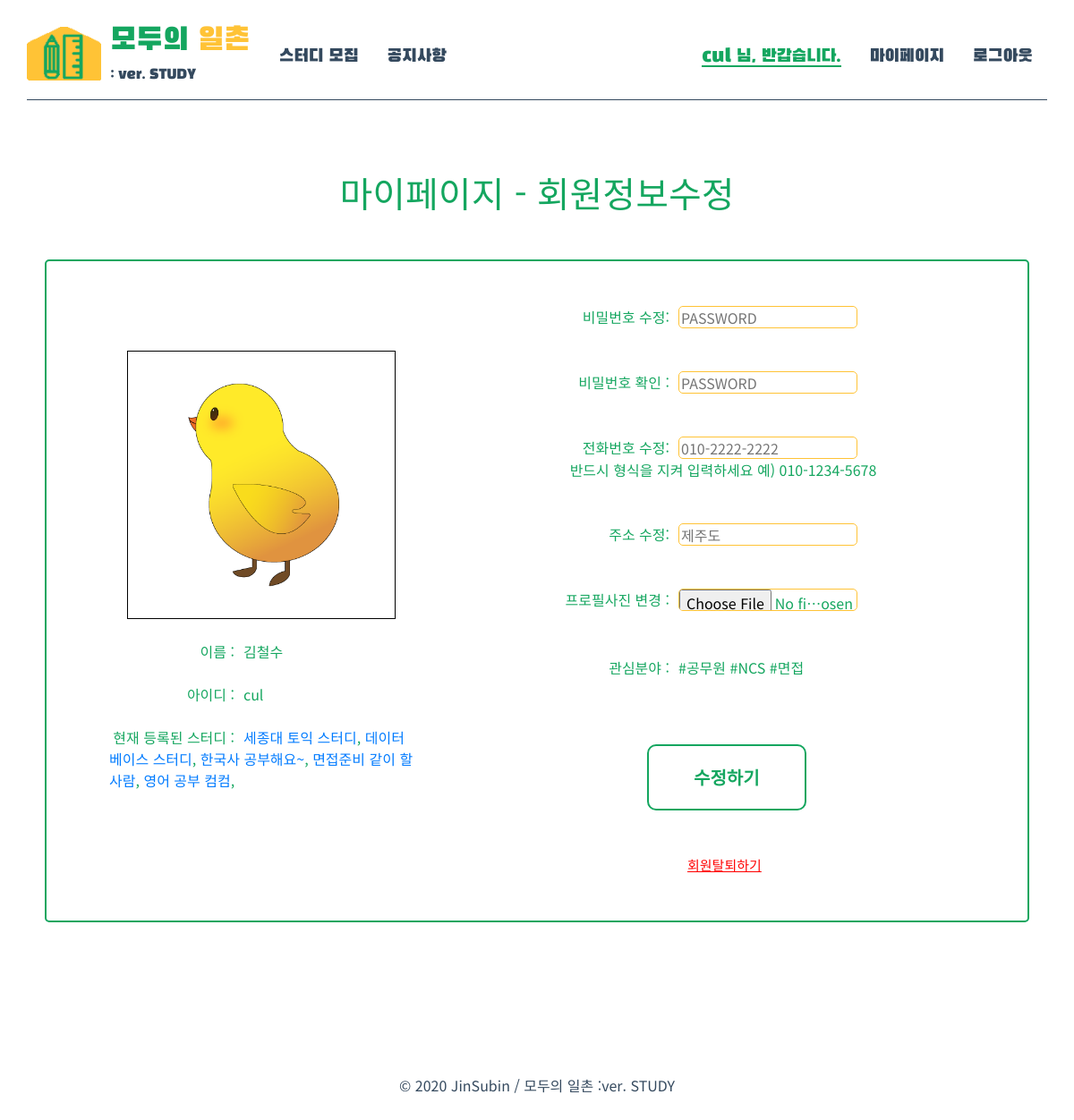
Screenshot of /source/php/Index/mypage.php (signed in) with the database file from the repository.
### tables this page shows
CREATE TABLE `member` (
  `mem_num` int(8) unsigned zerofill NOT NULL AUTO_INCREMENT,
  `id` varchar(20) NOT NULL,
  `pw` varchar(20) NOT NULL,
  `name` varchar(10) NOT NULL,
  `phone_num` char(13) NOT NULL,
  `address` varchar(50) DEFAULT NULL,
  `gender` char(1) NOT NULL,
  `profile_img` mediumblob,
  PRIMARY KEY (`mem_num`)
);

CREATE TABLE `study` (
  `study_num` int(8) unsigned zerofill NOT NULL AUTO_INCREMENT,
  `study_name` varchar(20) NOT NULL,
  `field` varchar(20) NOT NULL,
  `host_id` varchar(20) NOT NULL,
  `introduction` text NOT NULL,
  `meeting_type` varchar(10) NOT NULL,
  `location` varchar(50) NOT NULL,
  `late_fee` int NOT NULL,
  `deadline` date NOT NULL,
  PRIMARY KEY (`study_num`)
);

CREATE TABLE `interests` (
  `no` int NOT NULL AUTO_INCREMENT,
  `mem_num` int(8) unsigned zerofill NOT NULL,
  `interest` varchar(20) NOT NULL,
  PRIMARY KEY (`no`),
  KEY `mem_num` (`mem_num`),
  CONSTRAINT `interests_ibfk_1` FOREIGN KEY (`mem_num`) REFERENCES `member` (`mem_num`) ON DELETE CASCADE ON UPDATE CASCADE
);

### source/php/Index/mypage.php (the view)
<!DOCTYPE html>
<html lang="ko" dir="ltr">
<? include '../head_form.php'; ?>
<body>
  <div class="container">
    <? include '../header.php'; ?>
    <?
      include '../dbconn.php';
      if( isset($_SESSION['user']) ){
        $query = "select * from member where id = '$_SESSION[user]'; ";
        $result = mysqli_query($conn, $query);
        $row = mysqli_fetch_array($result);
        $query2 = "select * from interests where mem_num ='$row[mem_num]';" ;
        $result2 = mysqli_query($conn, $query2);
      }
    ?>
    <section>
      <div class="mypage_style">
          <h1>마이페이지 - 회원정보수정</h1>
          <div class="box">
              <div class = "leftbox">
                  <img src="../../img/profile_default.png" alt="profile_image">
                  <br>
                  <div class="fieldlabel">이름 : </div>
                  <div><? echo $row['name'] ?></div>
                  <br>
                  <div class="fieldlabel">아이디 : </div>
                  <div><? echo $row['id'] ?></div>
                  <br>
                  <div class="fieldlabel">현재 등록된 스터디 : </div>
                  <?
                    include '../dbconn.php';
                    $query3 = "select study_num, study_name from study where study_num in (select study_num from enroll_study where mem_num in (select mem_num from member where id='$_SESSION[user]'));";
                    $result3 = mysqli_query($conn, $query3);
                    while($row3 = mysqli_fetch_row($result3)){
                      $study_num = $row3[0];
                      $study_name = $row3[1];
                  ?>
                  <span><a href = "../Management/management_home.php?s_no=<? echo $study_num ?>"><? echo $study_name ?></a>,  </span>
                  <?
                  }
                  ?>
              </div>
              <div class="rightbox">
                  <form action="mypage--action.php" method="post">
                      <div class="inputform">
                          <div class="fieldlabel">비밀번호 수정: </div>
                          <div><input type="password" name="pw" maxlength="15" autocomplete="off" placeholder="PASSWORD" class="inputfield"></div>
                          <br><br>
                          <div class="fieldlabel">비밀번호 확인 : </div>
                          <div><input type="password" name="pw2" maxlength="15" autocomplete="off" placeholder="PASSWORD" class="inputfield"></div>
                          <br><br>
                          <div class="fieldlabel">전화번호 수정: </div>
                          <div><input type="tel" name="phone" pattern="[0-9]{3}-[0-9]{4}-[0-9]{4}" placeholder="<?echo $row['phone_num'] ?>" class="inputfield"></div>
                          <div class="text_center">반드시 형식을 지켜 입력하세요 예) 010-1234-5678</div>
                          <br><br>
                          <div class="fieldlabel">주소 수정: </div>
                          <div><input type="text" name="address" maxlength="50" placeholder="<?echo $row['address'] ?>" class="inputfield"></div>
                          <br><br>
                          <div class="fieldlabel">프로필사진 변경 : </div>
                          <div><input type="file" name="image" maxlength="10" placeholder="<?echo $row['profile_img'] ?>" class="inputfield"></div>
                          <br><br>
                          <div class="fieldlabel">관심분야 : </div>
                          <div> <? while($row2 = mysqli_fetch_row($result2)){ echo '#'; echo $row2[2], '   ' ;} ; ?></div>
                      </div>
                      <br>
                      <input type="submit" value="수정하기" class="inputbtn">
                  </form>
                  <br><br>
                  <a href = "deleteaccount--action.php" style="color: red; margin: 0px 0px 0px 160px; text-decoration: underline; font-size: 15px; ">회원탈퇴하기</a>
              </div>
          </div>
      </div>
    </section>
    <? include '../footer.php'; ?>
  </div>
</body>
</html>

### source/php/head_form.php (shortened to what this page needs)
<head>
    <link rel="stylesheet" href="https://stackpath.bootstrapcdn.com/bootstrap/4.3.1/css/bootstrap.min.css">
    <link rel= "stylesheet" href="../../css/base_style.css">
    <link rel= "stylesheet" href="../../css/index_style.css">
    <link rel= "stylesheet" href="../../css/recruitment_style.css">
    <link rel= "stylesheet" href="../../css/management_style.css">
    <link rel="stylesheet" href="https://cdnjs.cloudflare.com/ajax/libs/font-awesome/4.7.0/css/font-awesome.min.css">
    <link href="../../lib/forCalendar/core/main.css" rel='stylesheet' />
    <link href="../../lib/forCalendar/daygrid/main.css" rel='stylesheet' />
</head>

### source/php/header.php
<header class="header clearfix">
    <a class="navbar-brand" href="../../php/Index/home.php">
        <img src="../../img/logo.png">
        <div class="title">
        <span style="color:#14A65F">모두의</span> <span style="color:#ffc336">일촌</span>
        <p style="color:#34495E; text-align:left; font-size:15px;">: ver. STUDY</p>
        </div>
    </a>
    <nav class="navbar navbar-expand-lg navbar-light">
        <ul class="nav">
            <li class="nav-item"><a href="../../php/Recruitment/recruitment_list.php" class="nav-link">스터디 모집</a></li>
            <li class="nav-item"><a href="../../php/Index/notice.php" class="nav-link">공지사항</a></li>
        </ul>
        <ul class="nav my-2 my-lg-0 ml-auto">
            <? session_start(); if ( isset($_SESSION['user']) ){ ?>
              <li class="nav-item"><a href="#" class="nav-link"><span id=namestyle><? echo $_SESSION['user'] ?> 님, 반갑습니다.</span></a></li>
              <li class="nav-item"><a href="../../php/Index/mypage.php" class="nav-link">마이페이지</a></li>
              <li class="nav-item"><a href="../../php/Index/logout--action.php" class="nav-link">로그아웃</a></li>
            <? } else{ ?>
              <li class="nav-item"><a href="../../php/Index/login.php" class="nav-link">로그인</a></li>
              <li class="nav-item"><a href="../../php/Index/signup.php" class="nav-link">회원가입</a></li>
           <? } ?>
        </ul>
    </nav>
</header>

### source/php/footer.php
<footer class="footer">
    <p>&copy; 2020 JinSubin / 모두의 일촌 :ver. STUDY</p>
</footer>

### source/css/base_style.css (style rules this page uses)
.text_center { text-align: center; }
html, body { min-height: 100%; }
body { font-family: 'Noto Sans KR', sans-serif; background-repeat: no-repeat; background-size: cover; background-position: bottom; }
.container { padding: 0px !important; min-height:100%; }
header { padding: 20px 0px 0px 0px; border-bottom: 1px solid #34495E; }
header .navbar-brand { font-family: 'Black Han Sans', sans-serif; font-size: 35px; font: bold; padding: 0px !important; float: left; }
header>a img { height: 60px; margin:10px 10px 0px 0px; float: left; }
header>a div { float: left; }
header nav { padding: 20px 0px !important; }
header nav a { font-family: 'Black Han Sans', sans-serif; color: #34495E; font-size: 20px; }
header nav a #namestyle { color:#14A65F; border-bottom: 2px solid #14A65F; }
section { clear: both; }
footer { color: #34495E; text-align: center; padding: 20px 0px; clear: both; }

### source/css/index_style.css (style rules this page uses)
.mypage_style { color:#14A65F; padding: 80px 0px 100px 0px; }
.mypage_style h1 { text-align: center; }
.mypage_style .box { width: 1100px; border: 2px solid #14A65F; border-radius: 5px; padding: 50px 40px; margin: 0 auto; margin-top: 50px; margin-bottom: 50px; overflow: hidden; }
.mypage_style .leftbox img { width:300px; height:300px; border:1px solid black; display: block; margin: 0 auto; }
.mypage_style .box .leftbox { width: 400px; padding: 50px 30px; float:left; }
.mypage_style .box .rightbox { width:600px; padding: 0px 100px; float: right; }
.mypage_style .fieldlabel { float:left; width:150px; text-align:right; padding-right:10px; }
.mypage_style .inputfield { border: 1px solid #ffc336; width: 200px; height: 25px; border-radius: 5px; }
.mypage_style .inputbtn { color: #14A65F; background-color: white; font-size: 20px; font-weight: bold; border: 2px solid #14A65F; border-radius: 10px; padding: 20px 50px; text-align: center; clear: both; margin:50px 115px 0px; }

### rows the page displays
member: name "김철수", id "cul", phone "010-2222-2222", address "제주도"
study: study_name "세종대 토익 스터디"
study: study_name "데이터베이스 스터디"
study: study_name "한국사 공부해요~"
study: study_name "면접준비 같이 할 사람"
study: study_name "영어 공부 컴컴"
interests: interest "공무원"
interests: interest "NCS"
interests: interest "면접"

### other values shown
$_SESSION['user'] "cul"
